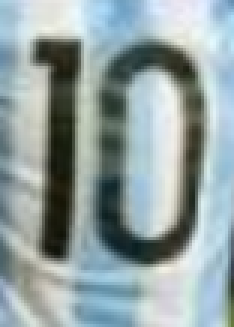
#> input picture 2.Pattern Recognition/ten.png, 78 x 109 px (shown 3 times larger)
$ jupyter execute trial.ipynb
#> lines starting #> are read from the running program, lines starting #| are printed output that depends on the picture
[cell 1]
import cv2

[cell 2]
pattern = cv2.imread('ten.png')  # Grayscale pattern image
#> pattern is the input picture: shape (109, 78, 3); mean B, G, R 163.5, 162.7, 147.5
image = cv2.imread('template.png')  # Grayscale input image
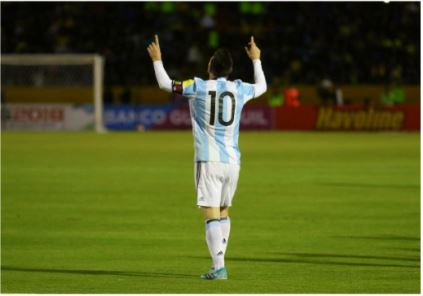
#> input picture 2.Pattern Recognition/template.png, 423 x 296 px
#> image is the input picture: shape (296, 423, 3); mean B, G, R 32.7, 89.9, 81.9

[cell 3]
orb = cv2.ORB_create()

[cell 4]
kp1, des1 = orb.detectAndCompute(pattern, None)
#> kp1 = 10 keypoints; (x, y, size): (37, 37, 37.2), (38, 60, 37.2), (38, 60, 31), (35, 31, 31), (38, 38, 31), (35, 61, 31), (38, 46, 31), (34, 37, 31), (40, 74, 31), (40, 34, 31)
kp2, des2 = orb.detectAndCompute(image, None)
#> kp2 = 484 keypoints; strongest (x, y, size): (251, 81, 64.3), (228, 120, 44.6), (251, 80, 77.1), (209, 93, 31)

[cell 5]
bf = cv2.BFMatcher(cv2.NORM_HAMMING, crossCheck=True)

[cell 6]
matches = bf.match(des1, des2)
#> matches = 8 matches

[cell 7]
matches = sorted(matches, key=lambda x: x.distance)

[cell 8]
result = cv2.drawMatches(pattern, kp1, image, kp2, matches[:5], None, flags=cv2.DrawMatchesFlags_NOT_DRAW_SINGLE_POINTS)
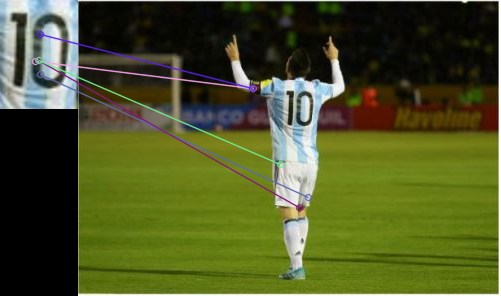
#> result: shape (296, 501, 3); mean B, G, R 38.4, 85.4, 78
